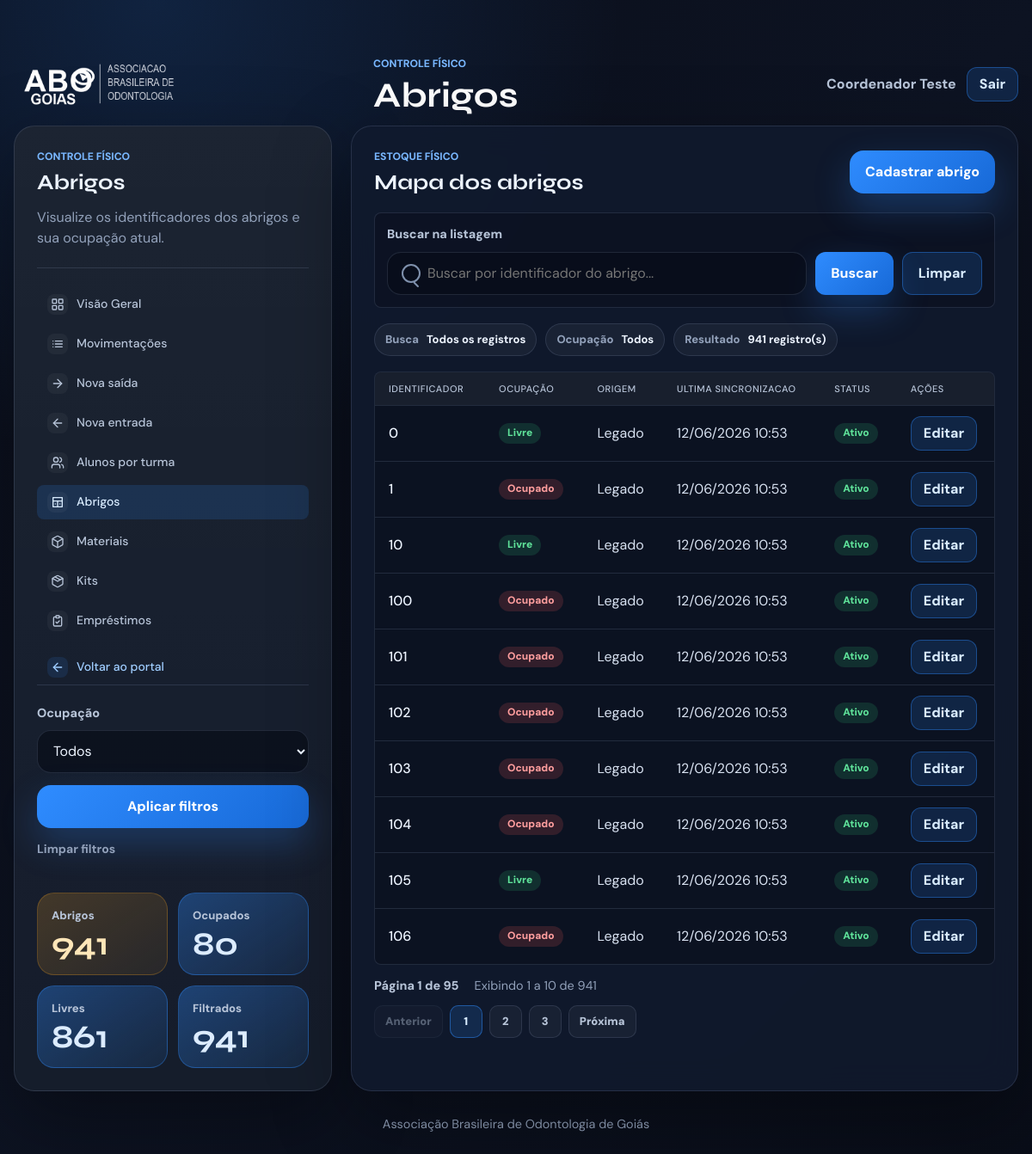
The app's page /abrigos/ (signed in) with its own data.
### gestao_cme/models.py (models this page shows, shortened)
class ModeloBase(models.Model):
    criado_em = models.DateTimeField(auto_now_add=True)
    atualizado_em = models.DateTimeField(auto_now=True)
    ativo = models.BooleanField(default=True)
    class Meta:
        abstract = True

class Abrigo(ModeloBase):
    identificador = models.CharField(max_length=30, unique=True)
    ocupado = models.BooleanField(default=False)
    origem = models.CharField(
        max_length=20,
        choices=OrigemDados.choices,
        default=OrigemDados.MANUAL,
    )
    ultima_sincronizacao = models.DateTimeField(null=True, blank=True)
    class Meta:
        ordering = ["identificador"]
        verbose_name = "abrigo"
        verbose_name_plural = "abrigos"

### gestao_cme/views.py (the view)
# urls.py: path("abrigos/", views.armarios, name="abrigos"),
@login_required
def armarios(request: HttpRequest) -> HttpResponse:
    busca = request.GET.get("q", "").strip()
    ocupacao = request.GET.get("ocupacao", "").strip()
    abrigos = Abrigo.objects.exclude(origem=OrigemDados.EXEMPLO).order_by(
        "identificador"
    )
    if ocupacao == "ocupado":
        abrigos = abrigos.filter(ocupado=True)
    elif ocupacao == "livre":
        abrigos = abrigos.filter(ocupado=False)
    if busca:
        abrigos = abrigos.filter(identificador__icontains=busca)
    page_obj, query_string = paginar_queryset(request, abrigos)
    abrigos_base = Abrigo.objects.exclude(origem=OrigemDados.EXEMPLO)
    metricas = {
        "total": abrigos_base.count(),
        "ocupados": abrigos_base.filter(ocupado=True).count(),
        "livres": abrigos_base.filter(ocupado=False).count(),
        "filtrados": page_obj.paginator.count,
    }
    return render(
        request,
        "gestao_cme/armarios.html",
        {
            "usuario_logado": request.user,
            "busca": busca,
            "ocupacao_atual": ocupacao,
            "ocupacao_label": {"ocupado": "Ocupados", "livre": "Livres"}.get(
                ocupacao, "Todos"
            ),
            "metricas": metricas,
            "abrigos": page_obj.object_list,
            "page_obj": page_obj,
            "query_string": query_string,
        },
    )

### gestao_cme/templates/gestao_cme/armarios.html (shortened to what this page needs)
﻿{% extends "gestao_cme/base.html" %}
{% block header_eyebrow %}Controle físico{% endblock %}
{% block header_title %}Abrigos{% endblock %}
{% block content %}
    <main class="page-shell">
        <div class="layout-grid">
            <aside class="panel config-panel">
                <p class="section-label">Controle físico</p>
                <h2>Abrigos</h2>
                <p class="panel-copy">Visualize os identificadores dos abrigos e sua ocupação atual.</p>
                {% include "gestao_cme/partials/menu_sistemas.html" with menu_app="cme" active_page="armarios" %}
                <form class="form-stack" method="get">
                    <div class="field">
                        <label for="ocupacao">Ocupação</label>
                        <select id="ocupacao" name="ocupacao">
                            <option value="">Todos</option>
                        </select>
                    </div>
                    <button class="button primary update-first" type="submit">Aplicar filtros</button>
                    <a class="button secondary" href="{% url 'abrigos' %}">Limpar filtros</a>
                </form>
                <div class="metric-grid">
                    <div class="metric-card">
                        <span class="metric-label">Abrigos</span>
                        <strong>{{ metricas.total }}</strong>
                    </div>
                    <div class="metric-card danger-metric">
                        <span class="metric-label">Ocupados</span>
                        <strong>{{ metricas.ocupados }}</strong>
                    </div>
                    <div class="metric-card">
                        <span class="metric-label">Livres</span>
                        <strong>{{ metricas.livres }}</strong>
                    </div>
                    <div class="metric-card">
                        <span class="metric-label">Filtrados</span>
                        <strong>{{ metricas.filtrados }}</strong>
                    </div>
                </div>
            </aside>
            <section class="panel results-panel">
                <div class="results-topbar">
                    <div>
                        <p class="section-label">Estoque físico</p>
                        <h2>Mapa dos abrigos</h2>
                    </div>
                    <div class="topbar-actions">
                        <a class="button primary" href="{% url 'cadastrar_abrigo' %}">Cadastrar abrigo</a>
                    </div>
                </div>
                <form class="results-search" method="get">
                    <label class="search-label" for="results-q-armarios">Buscar na listagem</label>
                    <div class="results-search-row">
                        <div class="search-control">
                            <input id="results-q-armarios" type="search" name="q" value="{{ busca }}" placeholder="Buscar por identificador do abrigo...">
                        </div>
                        <button class="button primary" type="submit">Buscar</button>
                        <a class="button secondary" href="{% url 'abrigos' %}">Limpar</a>
                    </div>
                </form>
                <div class="selection-summary">
                    <div class="info-chip">
                        <span>Busca</span>
                        <strong>{{ busca|default:"Todos os registros" }}</strong>
                    </div>
                    <div class="info-chip">
                        <span>Ocupação</span>
                        <strong>{{ ocupacao_label }}</strong>
                    </div>
                    <div class="info-chip">
                        <span>Resultado</span>
                        <strong>{{ page_obj.paginator.count }} registro(s)</strong>
                    </div>
                </div>
                <div class="table-wrap data-table-wrap">
                    <table class="data-table">
                        <thead>
                            <tr>
                                <th>Identificador</th>
                                <th>Ocupação</th>
                                <th>Origem</th>
                                <th>Ultima sincronizacao</th>
                                <th>Status</th>
                                <th>Ações</th>
                            </tr>
                        </thead>
                        <tbody>
                            {% for abrigo in abrigos %}
                                <tr>
                                    <td><strong>{{ abrigo.identificador }}</strong></td>
                                    <td>
                                        {% if abrigo.ocupado %}
                                            <span class="badge badge-atrasado">Ocupado</span>
                                        {% else %}
                                            <span class="badge badge-devolvido">Livre</span>
                                        {% endif %}
                                    </td>
                                    <td>{{ abrigo.get_origem_display }}</td>
                                    <td>{{ abrigo.ultima_sincronizacao|date:"d/m/Y H:i"|default:"-" }}</td>
                                    <td>
                                        {% if abrigo.ativo %}
                                            <span class="badge badge-devolvido">Ativo</span>
                                        {% else %}
                                            <span class="badge badge-atrasado">Inativo</span>
                                        {% endif %}
                                    </td>
                                    <td class="actions-cell">
                                        <a class="button compact-button secondary" href="{% url 'editar_abrigo' abrigo.pk %}">Editar</a>
                                    </td>
                                </tr>
                            {% endfor %}
                        </tbody>
                    </table>
                </div>
                {% include "gestao_cme/partials/paginacao.html" %}
            </section>
        </div>
    </main>
{% endblock %}

### gestao_cme/templates/gestao_cme/base.html (shortened to what this page needs)
﻿{% load static %}
<!doctype html>
<html lang="pt-BR">
<head>
    <link rel="stylesheet" href="{% static 'gestao_cme/css/home.css' %}">
</head>
<body class="{% block body_class %}{% endblock %}">
    <header class="app-header {% block header_class %}{% endblock %}">
        <div class="header-inner">
            <div class="brand">
                <img class="brand-logo" src="{% static 'gestao_cme/img/logo.png' %}" alt="ABO Goiás">
                {% block header_brand_text %}
                    <div>
                        <p class="eyebrow">{% block header_eyebrow %}ABO Goiás{% endblock %}</p>
                        <h1>{% block header_title %}Sistemas internos{% endblock %}</h1>
                    </div>
                {% endblock %}
            </div>
            {% if usuario_logado %}
                <div class="user-menu">
                    <span>{{ usuario_logado.get_full_name|default:usuario_logado.username }}</span>
                    <form method="post" action="{% url 'logout' %}">
                        <button class="button secondary compact-button" type="submit">Sair</button>
                    </form>
                </div>
            {% endif %}
        </div>
    </header>
    {% block content %}{% endblock %}
    {% block footer %}
        <footer class="footer">
            Associação Brasileira de Odontologia de Goiás
        </footer>
    {% endblock %}
</body>
</html>

### records on screen
Abrigo: identificador "0", ocupado "Livre", origem "Legado", ultima_sincronizacao "12/06/2026 10:53", ativo "Ativo"
Abrigo: identificador "1", ocupado "Ocupado", origem "Legado", ultima_sincronizacao "12/06/2026 10:53", ativo "Ativo"
Abrigo: identificador "10", ocupado "Livre", origem "Legado", ultima_sincronizacao "12/06/2026 10:53", ativo "Ativo"
Abrigo: identificador "100", ocupado "Ocupado", origem "Legado", ultima_sincronizacao "12/06/2026 10:53", ativo "Ativo"
Abrigo: identificador "101", ocupado "Ocupado", origem "Legado", ultima_sincronizacao "12/06/2026 10:53", ativo "Ativo"
Abrigo: identificador "102", ocupado "Ocupado", origem "Legado", ultima_sincronizacao "12/06/2026 10:53", ativo "Ativo"
Abrigo: identificador "103", ocupado "Ocupado", origem "Legado", ultima_sincronizacao "12/06/2026 10:53", ativo "Ativo"
Abrigo: identificador "104", ocupado "Ocupado", origem "Legado", ultima_sincronizacao "12/06/2026 10:53", ativo "Ativo"
Abrigo: identificador "105", ocupado "Livre", origem "Legado", ultima_sincronizacao "12/06/2026 10:53", ativo "Ativo"
Abrigo: identificador "106", ocupado "Ocupado", origem "Legado", ultima_sincronizacao "12/06/2026 10:53", ativo "Ativo"

### other values on screen
{{ usuario_logado.get_full_name|default:usuario_logado.username }} "Coordenador Teste"
{{ metricas.total }} "941"
{{ metricas.ocupados }} "80"
{{ metricas.livres }} "861"
{{ metricas.filtrados }} "941"
{{ busca|default:"Todos os registros" }} "Todos os registros"
{{ ocupacao_label }} "Todos"
{{ page_obj.paginator.count }} "941"
{{ page_obj.number }} "1"
{{ page_obj.paginator.num_pages }} "95"
{{ page_obj.start_index }} "1"
{{ page_obj.end_index }} "10"
{{ numero }} "1"
{{ numero }} "2" "3"
